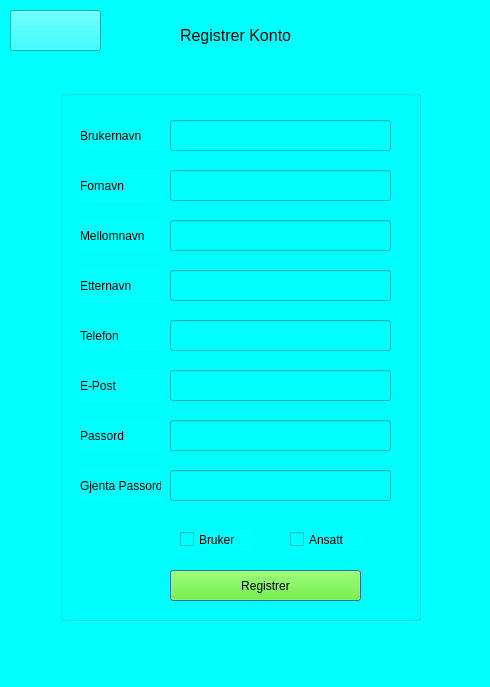
<?xml version="1.0" encoding="UTF-8"?>
<ui version="4.0">
 <class>registerDialog</class>
 <widget class="QDialog" name="registerDialog">
  <property name="geometry">
   <rect>
    <x>0</x>
    <y>0</y>
    <width>490</width>
    <height>687</height>
   </rect>
  </property>
  <property name="windowTitle">
   <string>Dialog</string>
  </property>
  <property name="styleSheet">
   <string notr="true">background-color: rgb(0, 255, 255);</string>
  </property>
  <widget class="QGroupBox" name="groupBox">
   <property name="geometry">
    <rect>
     <x>60</x>
     <y>90</y>
     <width>361</width>
     <height>531</height>
    </rect>
   </property>
   <property name="title">
    <string/>
   </property>
   <widget class="QLabel" name="label">
    <property name="geometry">
     <rect>
      <x>20</x>
      <y>80</y>
      <width>81</width>
      <height>31</height>
     </rect>
    </property>
    <property name="styleSheet">
     <string notr="true">color: rgb(0, 0, 0);</string>
    </property>
    <property name="text">
     <string>Fornavn</string>
    </property>
   </widget>
   <widget class="QLabel" name="label_3">
    <property name="geometry">
     <rect>
      <x>20</x>
      <y>130</y>
      <width>81</width>
      <height>31</height>
     </rect>
    </property>
    <property name="styleSheet">
     <string notr="true">color: rgb(0, 0, 0);</string>
    </property>
    <property name="text">
     <string>Mellomnavn</string>
    </property>
   </widget>
   <widget class="QLabel" name="label_4">
    <property name="geometry">
     <rect>
      <x>20</x>
      <y>180</y>
      <width>81</width>
      <height>31</height>
     </rect>
    </property>
    <property name="styleSheet">
     <string notr="true">color: rgb(0, 0, 0);</string>
    </property>
    <property name="text">
     <string>Etternavn</string>
    </property>
   </widget>
   <widget class="QLabel" name="label_5">
    <property name="geometry">
     <rect>
      <x>20</x>
      <y>230</y>
      <width>81</width>
      <height>31</height>
     </rect>
    </property>
    <property name="styleSheet">
     <string notr="true">color: rgb(0, 0, 0);</string>
    </property>
    <property name="text">
     <string>Telefon</string>
    </property>
   </widget>
   <widget class="QLabel" name="label_6">
    <property name="geometry">
     <rect>
      <x>20</x>
      <y>280</y>
      <width>81</width>
      <height>31</height>
     </rect>
    </property>
    <property name="styleSheet">
     <string notr="true">color: rgb(0, 0, 0);</string>
    </property>
    <property name="text">
     <string>E-Post</string>
    </property>
   </widget>
   <widget class="QLabel" name="label_7">
    <property name="geometry">
     <rect>
      <x>20</x>
      <y>330</y>
      <width>81</width>
      <height>31</height>
     </rect>
    </property>
    <property name="styleSheet">
     <string notr="true">color: rgb(0, 0, 0);</string>
    </property>
    <property name="text">
     <string>Passord</string>
    </property>
   </widget>
   <widget class="QLabel" name="label_8">
    <property name="geometry">
     <rect>
      <x>20</x>
      <y>380</y>
      <width>81</width>
      <height>31</height>
     </rect>
    </property>
    <property name="styleSheet">
     <string notr="true">color: rgb(0, 0, 0);</string>
    </property>
    <property name="text">
     <string>Gjenta Passord</string>
    </property>
   </widget>
   <widget class="QLineEdit" name="lineEdit">
    <property name="geometry">
     <rect>
      <x>110</x>
      <y>80</y>
      <width>221</width>
      <height>31</height>
     </rect>
    </property>
   </widget>
   <widget class="QLineEdit" name="lineEdit_2">
    <property name="geometry">
     <rect>
      <x>110</x>
      <y>130</y>
      <width>221</width>
      <height>31</height>
     </rect>
    </property>
   </widget>
   <widget class="QLineEdit" name="lineEdit_3">
    <property name="geometry">
     <rect>
      <x>110</x>
      <y>180</y>
      <width>221</width>
      <height>31</height>
     </rect>
    </property>
   </widget>
   <widget class="QLineEdit" name="lineEdit_4">
    <property name="geometry">
     <rect>
      <x>110</x>
      <y>230</y>
      <width>221</width>
      <height>31</height>
     </rect>
    </property>
   </widget>
   <widget class="QLineEdit" name="lineEdit_5">
    <property name="geometry">
     <rect>
      <x>110</x>
      <y>280</y>
      <width>221</width>
      <height>31</height>
     </rect>
    </property>
   </widget>
   <widget class="QLineEdit" name="lineEdit_6">
    <property name="geometry">
     <rect>
      <x>110</x>
      <y>330</y>
      <width>221</width>
      <height>31</height>
     </rect>
    </property>
   </widget>
   <widget class="QLineEdit" name="lineEdit_7">
    <property name="geometry">
     <rect>
      <x>110</x>
      <y>380</y>
      <width>221</width>
      <height>31</height>
     </rect>
    </property>
   </widget>
   <widget class="QCheckBox" name="checkBox">
    <property name="geometry">
     <rect>
      <x>120</x>
      <y>440</y>
      <width>72</width>
      <height>19</height>
     </rect>
    </property>
    <property name="styleSheet">
     <string notr="true">color: rgb(0, 0, 0);</string>
    </property>
    <property name="text">
     <string>Bruker</string>
    </property>
   </widget>
   <widget class="QCheckBox" name="checkBox_2">
    <property name="geometry">
     <rect>
      <x>230</x>
      <y>440</y>
      <width>72</width>
      <height>19</height>
     </rect>
    </property>
    <property name="styleSheet">
     <string notr="true">color: rgb(0, 0, 0);</string>
    </property>
    <property name="text">
     <string>Ansatt</string>
    </property>
   </widget>
   <widget class="QPushButton" name="pushButton">
    <property name="geometry">
     <rect>
      <x>110</x>
      <y>480</y>
      <width>191</width>
      <height>31</height>
     </rect>
    </property>
    <property name="styleSheet">
     <string notr="true">color: rgb(0, 0, 0);
background-color: rgb(85, 255, 0);</string>
    </property>
    <property name="text">
     <string>Registrer</string>
    </property>
   </widget>
   <widget class="QLabel" name="label_16">
    <property name="geometry">
     <rect>
      <x>20</x>
      <y>30</y>
      <width>81</width>
      <height>31</height>
     </rect>
    </property>
    <property name="styleSheet">
     <string notr="true">color: rgb(0, 0, 0);</string>
    </property>
    <property name="text">
     <string>Brukernavn</string>
    </property>
   </widget>
   <widget class="QLineEdit" name="lineEdit_15">
    <property name="geometry">
     <rect>
      <x>110</x>
      <y>30</y>
      <width>221</width>
      <height>31</height>
     </rect>
    </property>
   </widget>
  </widget>
  <widget class="QLabel" name="label_2">
   <property name="geometry">
    <rect>
     <x>180</x>
     <y>20</y>
     <width>121</width>
     <height>31</height>
    </rect>
   </property>
   <property name="font">
    <font>
     <pointsize>12</pointsize>
    </font>
   </property>
   <property name="styleSheet">
    <string notr="true">color: rgb(0, 0, 0);</string>
   </property>
   <property name="text">
    <string>Registrer Konto</string>
   </property>
  </widget>
  <widget class="QPushButton" name="pushButton_2">
   <property name="geometry">
    <rect>
     <x>10</x>
     <y>10</y>
     <width>91</width>
     <height>41</height>
    </rect>
   </property>
   <property name="styleSheet">
    <string notr="true">border-image: url(:/Assets/Buttons/gaa-tilbake_active.png);</string>
   </property>
   <property name="text">
    <string/>
   </property>
  </widget>
 </widget>
 <resources/>
 <connections/>
</ui>
